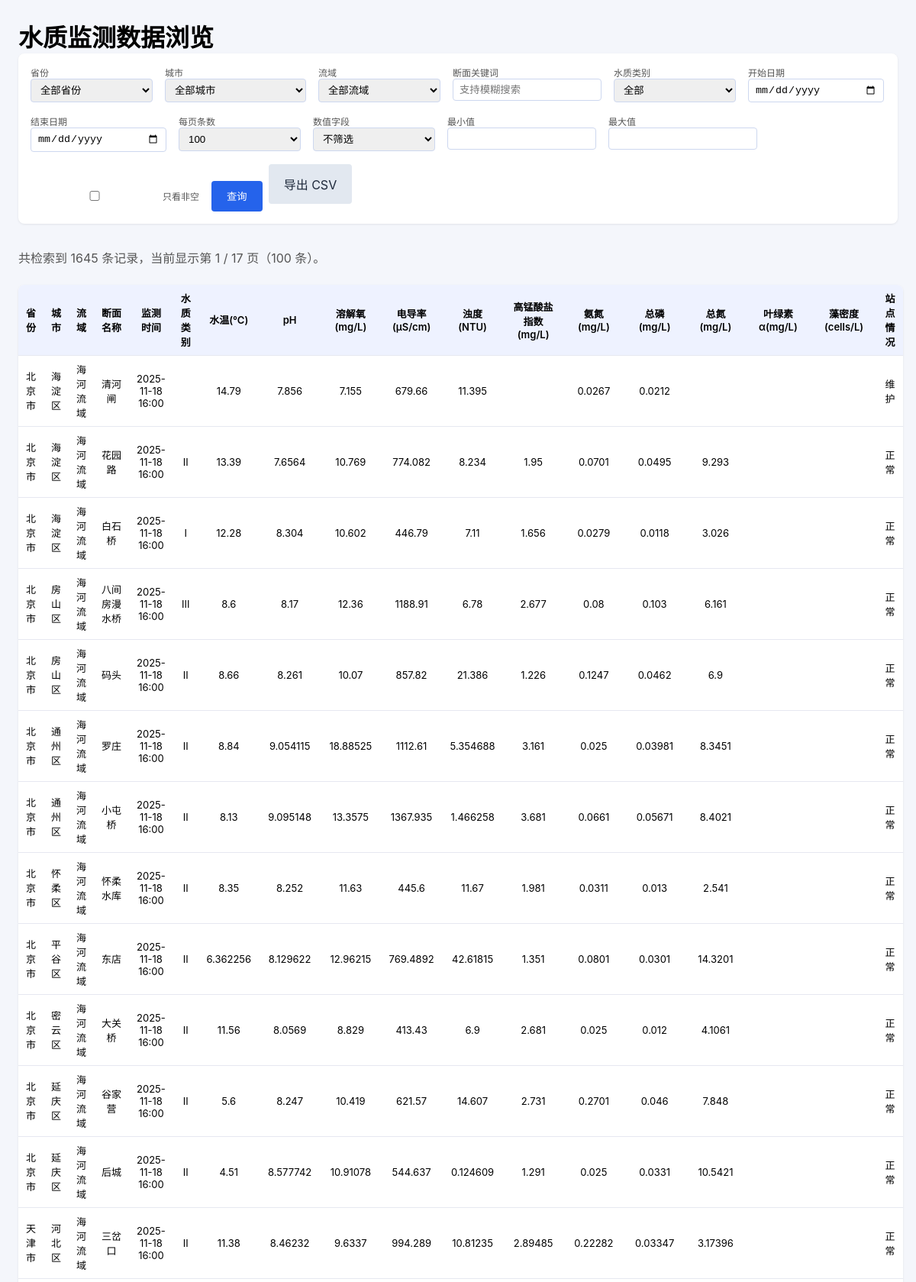
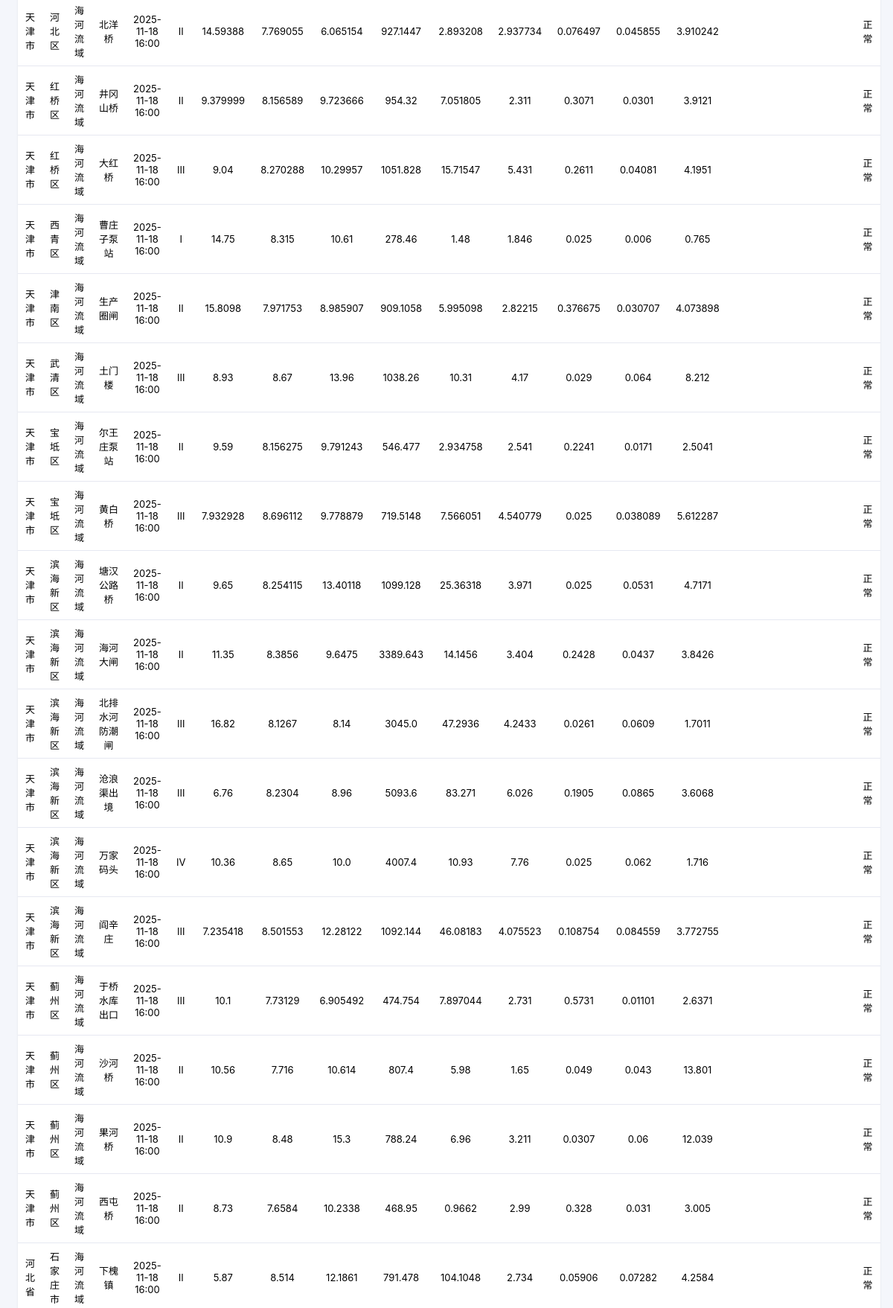
The page / (upper part) on the database its author committed (2 pictures, top to bottom).
### scraper/storage.py (models this page shows)
class Reading(Base):
    __tablename__ = "readings"
    id = Column(Integer, primary_key=True)
    station_id = Column(Integer, ForeignKey("stations.id"), nullable=False)
    observed_at = Column(DateTime(timezone=True), nullable=False)
    batch_time = Column(DateTime(timezone=True), nullable=False)
    payload = Column(Text, nullable=True)  # JSON blob containing metrics and raw fields
    station = relationship("Station", back_populates="readings")
    __table_args__ = (
        Index("ix_unique_reading", "station_id", "observed_at", unique=True),
    )

class Station(Base):
    __tablename__ = "stations"
    id = Column(Integer, primary_key=True)
    province = Column(String(64), nullable=True)
    city = Column(String(64), nullable=True)
    basin = Column(String(128), nullable=True)
    river = Column(String(128), nullable=True)
    station_name = Column(String(128), nullable=False)
    station_code = Column(String(64), nullable=True, unique=True)
    readings = relationship("Reading", back_populates="station", cascade="all, delete-orphan")
    __table_args__ = (
        UniqueConstraint(
            "province",
            "city",
            "basin",
            "river",
            "station_name",
            name="uq_station_composite",
        ),
    )

### webapp/main.py (the view)
@app.get("/", response_class=HTMLResponse)
def index(
    request: Request,
    province: Optional[str] = Query(default=None, description="省份"),
    basin: Optional[str] = Query(default=None, description="流域"),
    city: Optional[str] = Query(default=None, description="城市"),
    station_keyword: Optional[str] = Query(default=None, description="断面关键词"),
    water_quality_class: Optional[str] = Query(default=None, description="水质类别"),
    start_date: Optional[str] = Query(default=None, description="开始日期 (YYYY-MM-DD)"),
    end_date: Optional[str] = Query(default=None, description="结束日期 (YYYY-MM-DD)"),
    metric_filter: Optional[str] = Query(default=None, description="数值字段筛选"),
    min_value: Optional[str] = Query(default=None, description="最小值"),
    max_value: Optional[str] = Query(default=None, description="最大值"),
    non_null: bool = Query(False, description="只看非空"),
    page: int = Query(1, ge=1, description="页码"),
    page_size: int = Query(100, ge=10, le=500, description="每页数量"),
):
    session = _open_session()
    try:
        provinces, basins = _collect_filter_options(session)
        cities = _collect_cities(session, province)
        start_dt = _parse_date(start_date, time.min)
        end_dt = _parse_date(end_date, time.max)
        min_value_parsed = _parse_float(min_value)
        max_value_parsed = _parse_float(max_value)
        conditions = _build_conditions(
            province,
            basin,
            city,
            station_keyword,
            water_quality_class,
            start_dt,
            end_dt,
            metric_filter,
            min_value_parsed,
            max_value_parsed,
            non_null,
        )
        count_stmt = select(func.count()).select_from(Reading).join(
            Station, Reading.station_id == Station.id
        )
        for condition in conditions:
            count_stmt = count_stmt.where(condition)
        total = session.execute(count_stmt).scalar_one()
        page_size = page_size if page_size in PAGE_SIZE_OPTIONS else PAGE_SIZE_OPTIONS[1]
        total_pages = max(1, math.ceil(total / page_size))
        page = min(page, total_pages)
        offset = (page - 1) * page_size
        data_stmt = _base_select().where(*conditions).order_by(Reading.observed_at.desc())
        data_stmt = data_stmt.offset(offset).limit(page_size)
        rows = session.execute(data_stmt).all()
        prepared_rows = _prepare_rows(rows)
    finally:
        session.close()
    base_params = {
        "province": province or "",
        "basin": basin or "",
        "city": city or "",
        "station_keyword": station_keyword or "",
        "water_quality_class": water_quality_class or "",
        "start_date": start_date or "",
        "end_date": end_date or "",
        "metric_filter": metric_filter or "",
        "min_value": min_value if min_value is not None else "",
        "max_value": max_value if max_value is not None else "",
        "non_null": int(non_null),
        "page_size": page_size,
    }
    export_query = _build_query_params(base_params)
    prev_query = _build_query_params({**base_params, "page": page - 1}) if page > 1 else ""
    next_query = (
        _build_query_params({**base_params, "page": page + 1})
        if page < total_pages
        else ""
    )
    return templates.TemplateResponse(
        "index.html",
        {
            "request": request,
            "rows": prepared_rows,
            "metrics": DISPLAY_METRICS,
            "provinces": provinces,
            "basins": basins,
            "cities": cities,
            "selected_filters": {
                "province": province or "",
                "basin": basin or "",
                "city": city or "",
                "station_keyword": station_keyword or "",
                "water_quality_class": water_quality_class or "",
                "start_date": start_date or "",
                "end_date": end_date or "",
                "page": page,
                "page_size": page_size,
            },
            "row_count": len(prepared_rows),
            "total": total,
            "page": page,
            "total_pages": total_pages,
            "page_size_options": PAGE_SIZE_OPTIONS,
            "prev_query": prev_query,
            "next_query": next_query,
            "export_query": export_query,
            "water_quality_classes": WATER_QUALITY_CLASSES,
            "chart_metrics": NUMERIC_METRICS,
            "selected_metric_filter": metric_filter or "",
            "min_value": "" if min_value is None else min_value,
            "max_value": "" if max_value is None else max_value,
            "non_null": non_null,
            "active_tab": "table",
        },
    )

### webapp/templates/index.html (shortened to what this page needs)
<!DOCTYPE html>
<html lang="zh-CN">
  <head>
  </head>
  <body>
    <h1>水质监测数据浏览</h1>
    <form method="get" class="filters">
      <label>
        省份
        <select name="province">
          <option value="">全部省份</option>
        </select>
      </label>
      <label>
        城市
        <select name="city">
          <option value="">全部城市</option>
        </select>
      </label>
      <label>
        流域
        <select name="basin">
          <option value="">全部流域</option>
        </select>
      </label>
      <label>
        断面关键词
        <input
          type="text"
          name="station_keyword"
          placeholder="支持模糊搜索"
          value="{{ selected_filters.station_keyword }}"
        />
      </label>
      <label>
        水质类别
        <select name="water_quality_class">
          <option value="">全部</option>
        </select>
      </label>
      <label>
        开始日期
        <input type="date" name="start_date" value="{{ selected_filters.start_date }}" />
      </label>
      <label>
        结束日期
        <input type="date" name="end_date" value="{{ selected_filters.end_date }}" />
      </label>
      <label>
        每页条数
        <select name="page_size">
          {% for size in page_size_options %}
          <option value="{{ size }}" {% if size == selected_filters.page_size %}selected{% endif %}>
            {{ size }}
          </option>
          {% endfor %}
        </select>
      </label>
      <label>
        数值字段
        <select name="metric_filter">
          <option value="">不筛选</option>
        </select>
      </label>
      <label>
        最小值
        <input type="number" step="any" name="min_value" value="{{ min_value }}" />
      </label>
      <label>
        最大值
        <input type="number" step="any" name="max_value" value="{{ max_value }}" />
      </label>
      <label style="flex-direction: row; align-items: center; gap: 6px; margin-top: 22px;">
        <input type="checkbox" name="non_null" value="1" {% if non_null %}checked{% endif %} />
        只看非空
      </label>
      <div style="align-self: flex-end; display: flex; gap: 8px">
        <button type="submit">查询</button>
        <a class="link-button secondary" href="/export?{{ export_query }}" target="_blank">
          导出 CSV
        </a>
      </div>
    </form>
    <div class="actions">
      <p class="summary">
        共检索到 {{ total }} 条记录，当前显示第 {{ page }} / {{ total_pages }} 页（{{ row_count }} 条）。
      </p>
    </div>
    {% if rows %}
    <table>
      <thead>
        <tr>
          <th>省份</th>
          <th>城市</th>
          <th>流域</th>
          <th>断面名称</th>
          <th>监测时间</th>
          {% for _, label in metrics %}
          <th>{{ label }}</th>
          {% endfor %}
        </tr>
      </thead>
      <tbody>
        {% for row in rows %}
        <tr>
          <td>{{ row.province }}</td>
          <td>{{ row.city }}</td>
          <td>{{ row.basin }}</td>
          <td>{{ row.station_name }}</td>
          <td>{{ row.observed_at }}</td>
          {% for key, _ in metrics %}
          <td>{{ row.metrics[key] or "" }}</td>
          {% endfor %}
        </tr>
        {% endfor %}
      </tbody>
    </table>
    {% else %}
    <div class="empty">没有符合条件的数据。</div>
    {% endif %}
  </body>
</html>

### webapp/templates/index.html (style rules this page uses)
body { font-family: -apple-system, BlinkMacSystemFont, "Segoe UI", Roboto, sans-serif; margin: 24px; background: #f4f6fb; }
h1 { margin: 0; }
.filters { display: flex; flex-wrap: wrap; gap: 16px; padding: 16px; background: #fff; border-radius: 8px; box-shadow: 0 1px 3px rgba(0, 0, 0, 0.08); margin-bottom: 16px; }
label { display: flex; flex-direction: column; font-size: 12px; color: #555; }
select, input { min-width: 160px; padding: 6px 8px; border: 1px solid #cdd7ef; border-radius: 4px; }
button, .link-button { padding: 8px 20px; background: #2563eb; color: #fff; border: none; border-radius: 4px; cursor: pointer; text-decoration: none; display: inline-flex; align-items: center; justify-content: center; height: 36px; }
.secondary { background: #e2e8f0; color: #1e293b; }
.summary { margin-bottom: 12px; color: #555; }
table { width: 100%; border-collapse: collapse; background: #fff; border-radius: 8px; overflow: hidden; box-shadow: 0 1px 3px rgba(0, 0, 0, 0.08); }
th, td { padding: 8px 10px; border-bottom: 1px solid #e6e8f1; font-size: 13px; text-align: center; }
th { background: #eef2ff; font-weight: 600; }
.actions { display: flex; justify-content: space-between; align-items: center; margin-bottom: 12px; }
.filters button[type="submit"] { margin-top: 22px; height: 40px; }

### rows shown on the page
Reading: province "北京市", city "海淀区", basin "海河流域", station_name "清河闸", observed_at "2025-11-18 16:00", metrics "14.79" "7.856" "7.155" "679.66" "11.395" "0.0267" "0.0212" "维护"
Reading: province "北京市", city "海淀区", basin "海河流域", station_name "花园路", observed_at "2025-11-18 16:00", metrics "Ⅱ" "13.39" "7.6564" "10.769" "774.082" "8.234" "1.95" "0.0701" "0.0495" "9.293" "正常"
Reading: province "北京市", city "海淀区", basin "海河流域", station_name "白石桥", observed_at "2025-11-18 16:00", metrics "Ⅰ" "12.28" "8.304" "10.602" "446.79" "7.11" "1.656" "0.0279" "0.0118" "3.026" "正常"
Reading: province "北京市", city "房山区", basin "海河流域", station_name "八间房漫水桥", observed_at "2025-11-18 16:00", metrics "Ⅲ" "8.6" "8.17" "12.36" "1188.91" "6.78" "2.677" "0.08" "0.103" "6.161" "正常"
Reading: province "北京市", city "房山区", basin "海河流域", station_name "码头", observed_at "2025-11-18 16:00", metrics "Ⅱ" "8.66" "8.261" "10.07" "857.82" "21.386" "1.226" "0.1247" "0.0462" "6.9" "正常"
Reading: province "北京市", city "通州区", basin "海河流域", station_name "罗庄", observed_at "2025-11-18 16:00", metrics "Ⅱ" "8.84" "9.054115" "18.88525" "1112.61" "5.354688" "3.161" "0.025" "0.03981" "8.3451" "正常"
Reading: province "北京市", city "通州区", basin "海河流域", station_name "小屯桥", observed_at "2025-11-18 16:00", metrics "Ⅱ" "8.13" "9.095148" "13.3575" "1367.935" "1.466258" "3.681" "0.0661" "0.05671" "8.4021" "正常"
Reading: province "北京市", city "怀柔区", basin "海河流域", station_name "怀柔水库", observed_at "2025-11-18 16:00", metrics "Ⅱ" "8.35" "8.252" "11.63" "445.6" "11.67" "1.981" "0.0311" "0.013" "2.541" "正常"
Reading: province "北京市", city "平谷区", basin "海河流域", station_name "东店", observed_at "2025-11-18 16:00", metrics "Ⅱ" "6.362256" "8.129622" "12.96215" "769.4892" "42.61815" "1.351" "0.0801" "0.0301" "14.3201" "正常"
Reading: province "北京市", city "密云区", basin "海河流域", station_name "大关桥", observed_at "2025-11-18 16:00", metrics "Ⅱ" "11.56" "8.0569" "8.829" "413.43" "6.9" "2.681" "0.025" "0.012" "4.1061" "正常"
Reading: province "北京市", city "延庆区", basin "海河流域", station_name "谷家营", observed_at "2025-11-18 16:00", metrics "Ⅱ" "5.6" "8.247" "10.419" "621.57" "14.607" "2.731" "0.2701" "0.046" "7.848" "正常"
Reading: province "北京市", city "延庆区", basin "海河流域", station_name "后城", observed_at "2025-11-18 16:00", metrics "Ⅱ" "4.51" "8.577742" "10.91078" "544.637" "0.124609" "1.291" "0.025" "0.0331" "10.5421" "正常"
Reading: province "天津市", city "河北区", basin "海河流域", station_name "三岔口", observed_at "2025-11-18 16:00", metrics "Ⅱ" "11.38" "8.46232" "9.6337" "994.289" "10.81235" "2.89485" "0.22282" "0.03347" "3.17396" "正常"
Reading: province "天津市", city "河北区", basin "海河流域", station_name "北洋桥", observed_at "2025-11-18 16:00", metrics "Ⅱ" "14.59388" "7.769055" "6.065154" "927.1447" "2.893208" "2.937734" "0.076497" "0.045855" "3.910242" "正常"
Reading: province "天津市", city "红桥区", basin "海河流域", station_name "井冈山桥", observed_at "2025-11-18 16:00", metrics "Ⅱ" "9.379999" "8.156589" "9.723666" "954.32" "7.051805" "2.311" "0.3071" "0.0301" "3.9121" "正常"
Reading: province "天津市", city "红桥区", basin "海河流域", station_name "大红桥", observed_at "2025-11-18 16:00", metrics "Ⅲ" "9.04" "8.270288" "10.29957" "1051.828" "15.71547" "5.431" "0.2611" "0.04081" "4.1951" "正常"
Reading: province "天津市", city "西青区", basin "海河流域", station_name "曹庄子泵站", observed_at "2025-11-18 16:00", metrics "Ⅰ" "14.75" "8.315" "10.61" "278.46" "1.48" "1.846" "0.025" "0.006" "0.765" "正常"
Reading: province "天津市", city "津南区", basin "海河流域", station_name "生产圈闸", observed_at "2025-11-18 16:00", metrics "Ⅱ" "15.8098" "7.971753" "8.985907" "909.1058" "5.995098" "2.82215" "0.376675" "0.030707" "4.073898" "正常"
Reading: province "天津市", city "武清区", basin "海河流域", station_name "土门楼", observed_at "2025-11-18 16:00", metrics "Ⅲ" "8.93" "8.67" "13.96" "1038.26" "10.31" "4.17" "0.029" "0.064" "8.212" "正常"
Reading: province "天津市", city "宝坻区", basin "海河流域", station_name "尔王庄泵站", observed_at "2025-11-18 16:00", metrics "Ⅱ" "9.59" "8.156275" "9.791243" "546.477" "2.934758" "2.541" "0.2241" "0.0171" "2.5041" "正常"
Reading: province "天津市", city "宝坻区", basin "海河流域", station_name "黄白桥", observed_at "2025-11-18 16:00", metrics "Ⅲ" "7.932928" "8.696112" "9.778879" "719.5148" "7.566051" "4.540779" "0.025" "0.038089" "5.612287" "正常"
Reading: province "天津市", city "滨海新区", basin "海河流域", station_name "塘汉公路桥", observed_at "2025-11-18 16:00", metrics "Ⅱ" "9.65" "8.254115" "13.40118" "1099.128" "25.36318" "3.971" "0.025" "0.0531" "4.7171" "正常"
Reading: province "天津市", city "滨海新区", basin "海河流域", station_name "海河大闸", observed_at "2025-11-18 16:00", metrics "Ⅱ" "11.35" "8.3856" "9.6475" "3389.643" "14.1456" "3.404" "0.2428" "0.0437" "3.8426" "正常"
Reading: province "天津市", city "滨海新区", basin "海河流域", station_name "北排水河防潮闸", observed_at "2025-11-18 16:00", metrics "Ⅲ" "16.82" "8.1267" "8.14" "3045.0" "47.2936" "4.2433" "0.0261" "0.0609" "1.7011" "正常"
Reading: province "天津市", city "滨海新区", basin "海河流域", station_name "沧浪渠出境", observed_at "2025-11-18 16:00", metrics "Ⅲ" "6.76" "8.2304" "8.96" "5093.6" "83.271" "6.026" "0.1905" "0.0865" "3.6068" "正常"
Reading: province "天津市", city "滨海新区", basin "海河流域", station_name "万家码头", observed_at "2025-11-18 16:00", metrics "Ⅳ" "10.36" "8.65" "10.0" "4007.4" "10.93" "7.76" "0.025" "0.062" "1.716" "正常"
Reading: province "天津市", city "滨海新区", basin "海河流域", station_name "阎辛庄", observed_at "2025-11-18 16:00", metrics "Ⅲ" "7.235418" "8.501553" "12.28122" "1092.144" "46.08183" "4.075523" "0.108754" "0.084559" "3.772755" "正常"
Reading: province "天津市", city "蓟州区", basin "海河流域", station_name "于桥水库出口", observed_at "2025-11-18 16:00", metrics "Ⅲ" "10.1" "7.73129" "6.905492" "474.754" "7.897044" "2.731" "0.5731" "0.01101" "2.6371" "正常"
Reading: province "天津市", city "蓟州区", basin "海河流域", station_name "沙河桥", observed_at "2025-11-18 16:00", metrics "Ⅱ" "10.56" "7.716" "10.614" "807.4" "5.98" "1.65" "0.049" "0.043" "13.801" "正常"
Reading: province "天津市", city "蓟州区", basin "海河流域", station_name "果河桥", observed_at "2025-11-18 16:00", metrics "Ⅱ" "10.9" "8.48" "15.3" "788.24" "6.96" "3.211" "0.0307" "0.06" "12.039" "正常"
Reading: province "天津市", city "蓟州区", basin "海河流域", station_name "西屯桥", observed_at "2025-11-18 16:00", metrics "Ⅱ" "8.73" "7.6584" "10.2338" "468.95" "0.9662" "2.99" "0.328" "0.031" "3.005" "正常"
Reading: province "河北省", city "石家庄市", basin "海河流域", station_name "下槐镇", observed_at "2025-11-18 16:00", metrics "Ⅱ" "5.87" "8.514" "12.1861" "791.478" "104.1048" "2.734" "0.05906" "0.07282" "4.2584" "正常"

### other values the page prints
{{ total }} "1645"
{{ page }} "1"
{{ total_pages }} "17"
{{ row_count }} "100"
{{ label }} "水质类别" "水温(℃)" "pH" "溶解氧(mg/L)" "电导率(μS/cm)" "浊度(NTU)" "高锰酸盐指数(mg/L)" "氨氮(mg/L)" "总磷(mg/L)" "总氮(mg/L)" "叶绿素α(mg/L)" "藻密度(cells/L)" "站点情况"
form field page_size "100"
